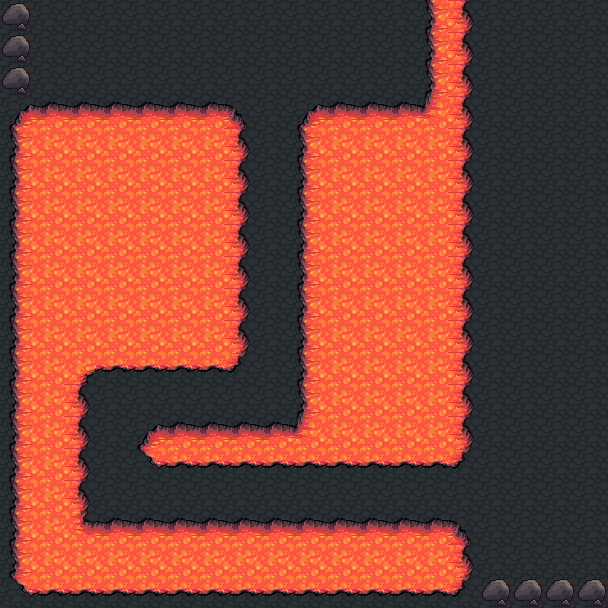

The image is a tile-based game level rendered from a .tmx file. Its description and source (layers, tilesets, objects; grid data summarised) follow:
An orthogonal 19x19 tile map with 32x32 px tiles, 2 tile layers (Tile Layer 1, Tile Layer 2) and 15 objects (2x 0, 2x 3, 1, cave_3, cave_7).

<map version="1.0" orientation="orthogonal" width="19" height="19" tilewidth="32" tileheight="32">
 <tileset firstgid="1" name="terrain" tilewidth="32" tileheight="32">
  <image source="../terrain.png" width="672" height="736" />
 </tileset>
 <layer name="Tile Layer 1" width="19" height="19">
  <data>[361 cells, 361 non-empty, 1 distinct tile ids]</data>
 </layer>
 <layer name="Tile Layer 2" width="19" height="19">
  <data>[361 cells, 224 non-empty, 13 distinct tile ids]</data>
 </layer>
 <objectgroup name="walls" width="19" height="19">
  <object x="144" y="416" width="320" height="16" />
  <object x="48" y="352" width="32" height="192" />
  <object x="96" y="512" width="368" height="96" />
  <object x="304" y="96" width="128" height="320" />
  <object x="432" y="0" width="32" height="448" />
  <object x="0" y="0" width="32" height="96" />
  <object x="480" y="576" width="128" height="32" />
  <object x="0" y="96" width="240" height="224" />
 </objectgroup>
 <objectgroup name="enemies" width="19" height="19">
  <object name="4" type="0" x="256" y="96" width="32" height="32" />
  <object name="4" type="0" x="256" y="288" width="32" height="32" />
 </objectgroup>
 <objectgroup name="items" width="19" height="19">
  <object name="1" x="64" y="32" width="32" height="32" />
  <object name="3" x="352" y="32" width="32" height="32" />
  <object name="3" x="384" y="32" width="32" height="32" />
 </objectgroup>
 <objectgroup name="warps" width="19" height="19">
  <object name="cave_3" x="608" y="0" width="32" height="576" />
  <object name="cave_7" x="32" y="-32" width="576" height="32" />
 </objectgroup>
</map>
